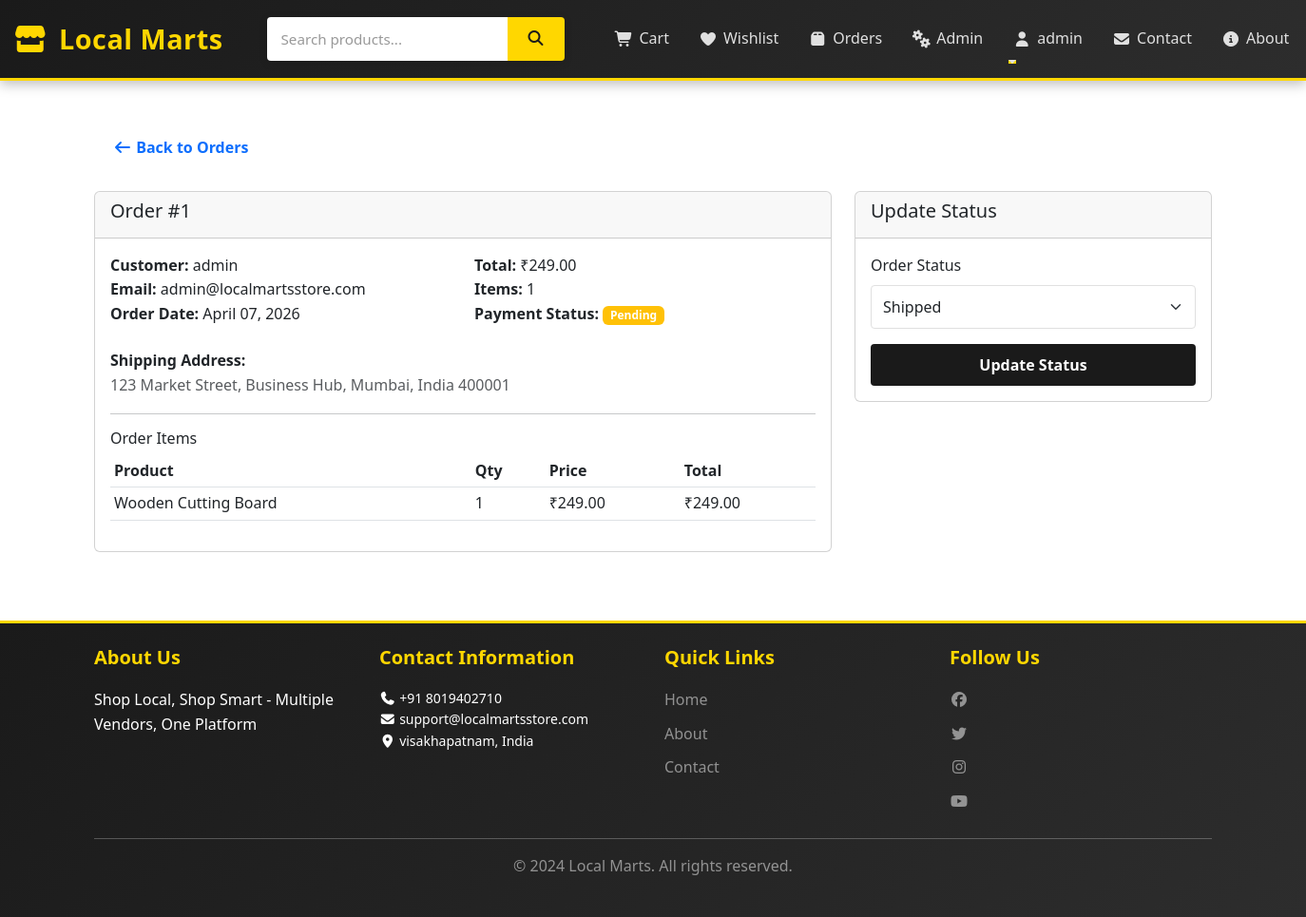
The page /admin/order/1 (signed in) on the database its author committed.
### app/models.py (models this page shows, shortened)
class User(UserMixin, db.Model):
    id = db.Column(db.Integer, primary_key=True)
    username = db.Column(db.String(80), unique=True, nullable=False)
    email = db.Column(db.String(120), unique=True, nullable=False)
    password_hash = db.Column(db.String(200), nullable=False)
    phone = db.Column(db.String(20))
    address = db.Column(db.Text)
    city = db.Column(db.String(50))
    country = db.Column(db.String(50))
    postal_code = db.Column(db.String(10))
    user_type = db.Column(db.String(20), default='buyer')  # buyer or seller
    is_admin = db.Column(db.Boolean, default=False)
    created_at = db.Column(db.DateTime, default=datetime.utcnow)
    orders = db.relationship('Order', backref='user', lazy=True, cascade='all, delete-orphan')
    cart_items = db.relationship('CartItem', backref='user', lazy=True, cascade='all, delete-orphan')
    wishlist_items = db.relationship('Wishlist', backref='user', lazy=True, cascade='all, delete-orphan')
    reviews = db.relationship('Review', backref='user', lazy=True, cascade='all, delete-orphan')

class Order(db.Model):
    id = db.Column(db.Integer, primary_key=True)
    user_id = db.Column(db.Integer, db.ForeignKey('user.id'), nullable=False)
    total_price = db.Column(db.Float, nullable=False)
    status = db.Column(db.String(20), default='Pending')  # Pending, Processing, Shipped, Delivered
    payment_status = db.Column(db.String(20), default='Pending')  # Pending, Completed
    shipping_address = db.Column(db.Text)
    ordered_at = db.Column(db.DateTime, default=datetime.utcnow)
    delivered_at = db.Column(db.DateTime)
    items = db.relationship('OrderItem', backref='order', lazy=True, cascade='all, delete-orphan')

class OrderItem(db.Model):
    id = db.Column(db.Integer, primary_key=True)
    order_id = db.Column(db.Integer, db.ForeignKey('order.id'), nullable=False)
    product_id = db.Column(db.Integer, db.ForeignKey('product.id'), nullable=False)
    quantity = db.Column(db.Integer, nullable=False)
    price = db.Column(db.Float, nullable=False)

class Product(db.Model):
    id = db.Column(db.Integer, primary_key=True)
    name = db.Column(db.String(150), nullable=False)
    description = db.Column(db.Text, nullable=False)
    price = db.Column(db.Float, nullable=False)
    discount_price = db.Column(db.Float)
    stock = db.Column(db.Integer, default=0)
    category = db.Column(db.String(50), nullable=False)
    image_url = db.Column(db.String(300))
    rating = db.Column(db.Float, default=0)
    reviews_count = db.Column(db.Integer, default=0)
    created_at = db.Column(db.DateTime, default=datetime.utcnow)
    shop_id = db.Column(db.Integer, db.ForeignKey('shop.id'), nullable=True)  # Multi-vendor
    cart_items = db.relationship('CartItem', backref='product', lazy=True, cascade='all, delete-orphan')
    order_items = db.relationship('OrderItem', backref='product', lazy=True, cascade='all, delete-orphan')
    wishlist_items = db.relationship('Wishlist', backref='product', lazy=True, cascade='all, delete-orphan')
    reviews = db.relationship('Review', backref='product', lazy=True, cascade='all, delete-orphan')

class Settings(db.Model):
    id = db.Column(db.Integer, primary_key=True)
    site_name = db.Column(db.String(200), default='Local Marts')
    tagline = db.Column(db.String(300), default='Shop Local, Shop Smart')
    contact_email = db.Column(db.String(120))
    contact_phone = db.Column(db.String(20))
    contact_address = db.Column(db.Text)
    contact_city = db.Column(db.String(100))
    contact_country = db.Column(db.String(100))
    contact_postal_code = db.Column(db.String(20))
    whatsapp_number = db.Column(db.String(20))
    map_url = db.Column(db.String(500))
    about_us = db.Column(db.Text)
    privacy_policy = db.Column(db.Text)
    terms_conditions = db.Column(db.Text)
    return_policy = db.Column(db.Text)
    shipping_policy = db.Column(db.Text)
    facebook_url = db.Column(db.String(300))
    instagram_url = db.Column(db.String(300))
    twitter_url = db.Column(db.String(300))
    linkedin_url = db.Column(db.String(300))
    youtube_url = db.Column(db.String(300))
    updated_at = db.Column(db.DateTime, default=datetime.utcnow, onupdate=datetime.utcnow)

### app/run.py (the view, shortened to what this page needs)
@app.route('/admin/order/<int:order_id>', methods=['GET', 'POST'])
@admin_required
def admin_order_detail(order_id):
    order = Order.query.get_or_404(order_id)
    return render_template('admin/order_detail.html', order=order)

### app/templates/admin/order_detail.html (shortened to what this page needs)
{% extends "base.html" %}
{% block content %}
<div class="container my-5">
    <a href="{{ url_for('admin_orders') }}" class="btn btn-outline-primary mb-4">
        <i class="fas fa-arrow-left"></i> Back to Orders
    </a>
    <div class="row">
        <div class="col-md-8">
            <div class="card mb-4">
                <div class="card-header">
                    <h5>Order #{{ order.id }}</h5>
                </div>
                <div class="card-body">
                    <div class="row mb-4">
                        <div class="col-md-6">
                            <strong>Customer:</strong> {{ order.user.username }}<br>
                            <strong>Email:</strong> {{ order.user.email }}<br>
                            <strong>Order Date:</strong> {{ order.ordered_at.strftime('%B %d, %Y') }}
                        </div>
                        <div class="col-md-6">
                            <strong>Total:</strong> ₹{{ "%.2f"|format(order.total_price) }}<br>
                            <strong>Items:</strong> {{ order.items|length }}<br>
                            <strong>Payment Status:</strong>
                            <span class="badge bg-{{ 'success' if order.payment_status == 'Completed' else 'warning' }}">
                                {{ order.payment_status }}
                            </span>
                        </div>
                    </div>
                    <strong>Shipping Address:</strong>
                    <p class="text-muted">{{ order.shipping_address }}</p>
                    <hr>
                    <h6>Order Items</h6>
                    <div class="table-responsive">
                        <table class="table table-sm">
                            <thead>
                                <tr>
                                    <th>Product</th>
                                    <th>Qty</th>
                                    <th>Price</th>
                                    <th>Total</th>
                                </tr>
                            </thead>
                            <tbody>
                                {% for item in order.items %}
                                    <tr>
                                        <td>{{ item.product.name }}</td>
                                        <td>{{ item.quantity }}</td>
                                        <td>₹{{ "%.2f"|format(item.price) }}</td>
                                        <td>₹{{ "%.2f"|format(item.price * item.quantity) }}</td>
                                    </tr>
                                {% endfor %}
                            </tbody>
                        </table>
                    </div>
                </div>
            </div>
        </div>
        <div class="col-md-4">
            <div class="card">
                <div class="card-header">
                    <h5>Update Status</h5>
                </div>
                <form method="post">
                    <div class="card-body">
                        <div class="mb-3">
                            <label class="form-label">Order Status</label>
                            <select class="form-select" name="status" required>
                                <option value="Shipped" {% if order.status == 'Shipped' %}selected{% endif %}>Shipped</option>
                            </select>
                        </div>
                        <button type="submit" class="btn btn-primary w-100">Update Status</button>
                    </div>
                </form>
            </div>
        </div>
    </div>
</div>
{% endblock %}

### app/templates/base.html (shortened to what this page needs)
<!DOCTYPE html>
<html lang="en">
<head>
    <link href="https://cdn.jsdelivr.net/npm/bootstrap@5.3.0/dist/css/bootstrap.min.css" rel="stylesheet">
    <link rel="stylesheet" href="https://cdnjs.cloudflare.com/ajax/libs/font-awesome/7.0.1/css/all.min.css">
    <link rel="stylesheet" href="{{ url_for('static', filename='css/style.css') }}">
</head>
<body>
    <nav class="navbar navbar-expand-lg navbar-dark bg-dark sticky-top navbar-custom">
        <div class="container-fluid">
            <a class="navbar-brand" href="{{ url_for('index') }}">
                <i class="fas fa-store"></i> Local Marts
            </a>
            <div class="search-box">
                <form method="get" action="{{ url_for('index') }}">
                    <input type="text" name="search" placeholder="Search products..." value="{{ search or '' }}">
                    <button type="submit"><i class="fas fa-search"></i></button>
                </form>
            </div>
            <div class="collapse navbar-collapse" id="navbarNav">
                <ul class="navbar-nav ms-auto">
                    {% if current_user.is_authenticated %}
                        <li class="nav-item">
                            <a class="nav-link" href="{{ url_for('cart') }}">
                                <i class="fas fa-shopping-cart"></i> Cart
                            </a>
                        </li>
                        <li class="nav-item">
                            <a class="nav-link" href="{{ url_for('wishlist') }}">
                                <i class="fas fa-heart"></i> Wishlist
                            </a>
                        </li>
                        <li class="nav-item">
                            <a class="nav-link" href="{{ url_for('orders') }}">
                                <i class="fas fa-box"></i> Orders
                            </a>
                        </li>
                        {% if current_user.id == 1 %}
                            <li class="nav-item">
                                <a class="nav-link" href="{{ url_for('admin_dashboard') }}">
                                    <i class="fas fa-cogs"></i> Admin
                                </a>
                            </li>
                        {% endif %}
                        <li class="nav-item dropdown">
                            <a class="nav-link dropdown-toggle" href="#" id="userDropdown" role="button" data-bs-toggle="dropdown">
                                <i class="fas fa-user"></i> {{ current_user.username }}
                            </a>
                        </li>
                    {% endif %}
                    <li class="nav-item">
                        <a class="nav-link" href="{{ url_for('contact') }}">
                            <i class="fas fa-envelope"></i> Contact
                        </a>
                    </li>
                    <li class="nav-item">
                        <a class="nav-link" href="{{ url_for('about') }}">
                            <i class="fas fa-info-circle"></i> About
                        </a>
                    </li>
                </ul>
            </div>
        </div>
    </nav>
    <main class="container-fluid">
        {% block content %}{% endblock %}
    </main>
    <footer class="bg-dark text-white mt-5 py-4">
        <div class="container">
            <div class="row">
                <div class="col-md-3">
                    <h5>About Us</h5>
                    <p>{{ settings.tagline if settings else 'Shop Local, Shop Smart' }}</p>
                </div>
                <div class="col-md-3">
                    <h5>Contact Information</h5>
                    <ul class="list-unstyled small">
                        {% if settings %}
                            <li><i class="fas fa-phone"></i> {{ settings.contact_phone }}</li>
                            <li><i class="fas fa-envelope"></i> {{ settings.contact_email }}</li>
                            <li><i class="fas fa-map-marker-alt"></i> {{ settings.contact_city }}, {{ settings.contact_country }}</li>
                        {% endif %}
                    </ul>
                </div>
                <div class="col-md-3">
                    <h5>Quick Links</h5>
                    <ul class="list-unstyled">
                        <li><a href="{{ url_for('index') }}" class="text-white-50">Home</a></li>
                        <li><a href="{{ url_for('about') }}" class="text-white-50">About</a></li>
                        <li><a href="{{ url_for('contact') }}" class="text-white-50">Contact</a></li>
                    </ul>
                </div>
                <div class="col-md-3">
                    <h5>Follow Us</h5>
                    <div class="social-links">
                        {% if settings and settings.facebook_url %}
                            <a href="{{ settings.facebook_url }}" target="_blank" class="text-white-50"><i class="fab fa-facebook"></i></a>
                        {% endif %}
                        {% if settings and settings.twitter_url %}
                            <a href="{{ settings.twitter_url }}" target="_blank" class="text-white-50"><i class="fab fa-twitter"></i></a>
                        {% endif %}
                        {% if settings and settings.instagram_url %}
                            <a href="{{ settings.instagram_url }}" target="_blank" class="text-white-50"><i class="fab fa-instagram"></i></a>
                        {% endif %}
                        {% if settings and settings.youtube_url %}
                            <a href="{{ settings.youtube_url }}" target="_blank" class="text-white-50"><i class="fab fa-youtube"></i></a>
                        {% endif %}
                    </div>
                </div>
            </div>
            <hr>
            <div class="text-center text-white-50">
                <p>&copy; 2024 Local Marts. All rights reserved.</p>
            </div>
        </div>
    </footer>
</body>
</html>

### rows shown on the page
User: username "admin", user.username "admin", user.email "admin@localmartsstore.com"
Order: id "1", ordered_at "April 07, 2026", total_price "249.00", payment_status "Pending", shipping_address "123 Market Street, Business Hub, Mumbai, India 400001", status "Shipped"
OrderItem: product.name "Wooden Cutting Board", quantity "1", price "249.00", item.price*item.quantity "249.00"
Settings: tagline "Shop Local, Shop Smart - Multiple Vendors, One Platform", contact_phone "+91 8019402710", contact_email "support@localmartsstore.com", contact_city "visakhapatnam", contact_country "India"

### other values the page prints
{{ order.items|length }} "1"
